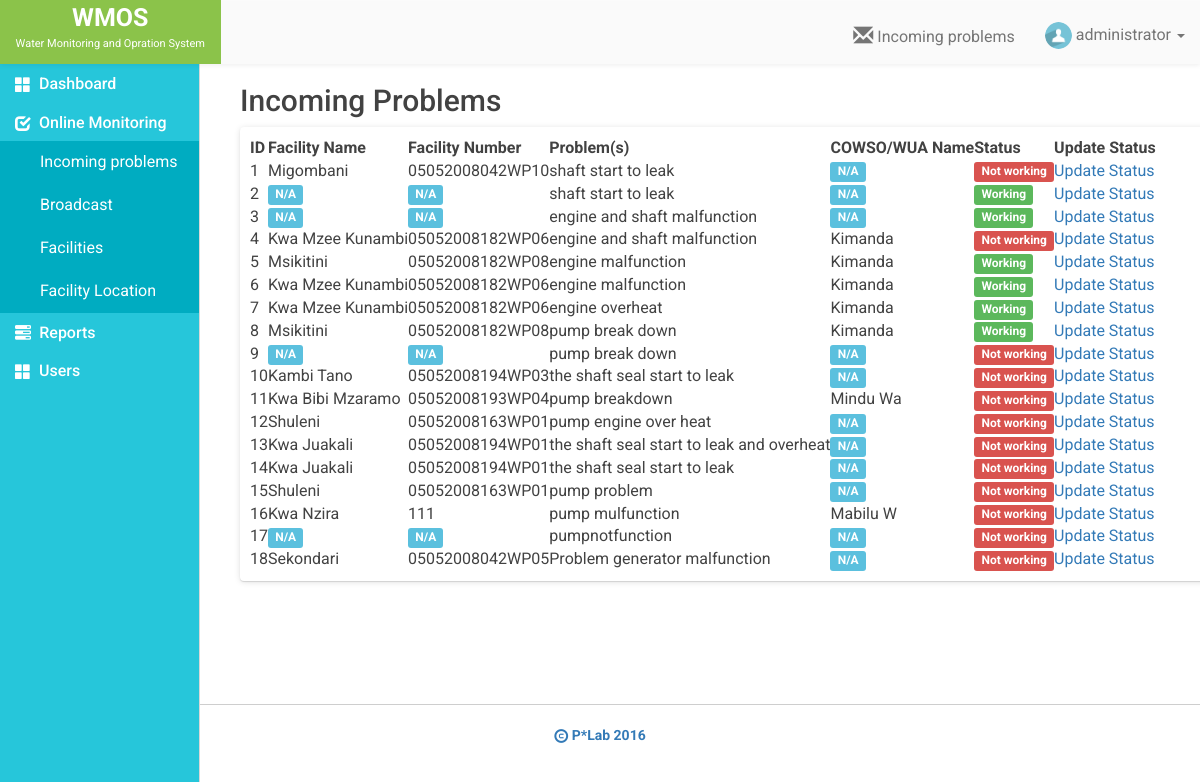
Before: /problems.php (signed in) with the older database file.
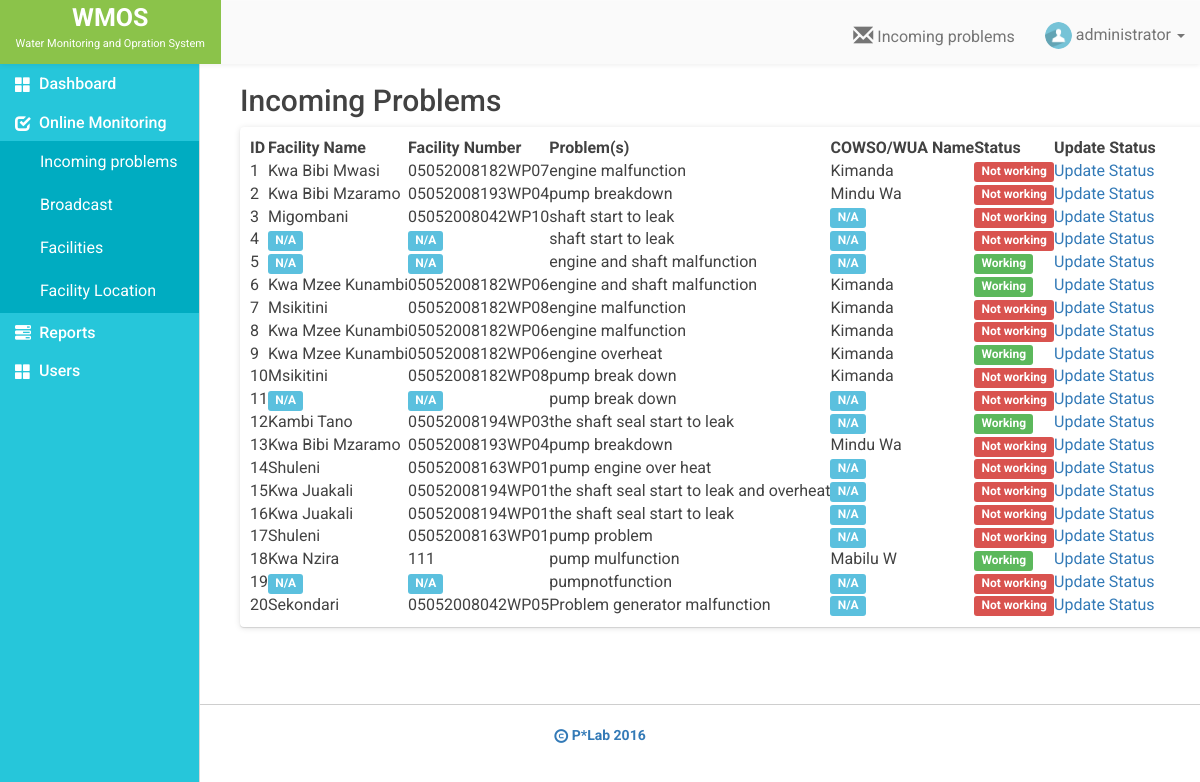
After: the same page with the newer database file.
### tables this page shows
CREATE TABLE `faci_problems` (
  `id` int(11) NOT NULL,
  `faci_name` varchar(100) NOT NULL,
  `faci_num` varchar(100) NOT NULL,
  `problems` text NOT NULL,
  `com_name` varchar(100) NOT NULL,
  `status` int(11) NOT NULL,
  `prob_date` timestamp NOT NULL DEFAULT CURRENT_TIMESTAMP
);

### problems.php (the view, shortened to what this page needs)
<?php
include 'database.php';
$new_sms = array();
$sql_notify = "UPDATE notification SET seen=1 WHERE seen=0";
mysqli_query($conn,$sql_notify) or die (mysqli_error());
$sql = "SELECT * FROM faci_problems ORDER BY id DESC";
$result = mysqli_query($conn,$sql) or die (mysqli_error());
$data = false;
while ($row = mysqli_fetch_assoc($result)) {
	$data[] = array(
					'faci_name' 	=> $row['faci_name'],
					'faci_num' 		=> $row['faci_num'],
					'com_name' 		=> $row['com_name'],
					'problems' 		=> $row['problems'],
					'status' 		=> $row['status'],
					'id' 			=> $row['id'],
				);
}
 ?>
<!DOCTYPE html>
<html>
<head>
	<?php include "includes/_csslinks.php"; ?>
</head>
<body>
	<?php include 'includes/_header.php'; ?>
	<div class= "container-fluid">
		<div class="row" id="page">
			<?php include "includes/_sidebar.php"; ?>
			<div class="col-md-10 content">
				<div class=" page-title">
				<h2 class="page-tite">Incoming Problems</h2>
				</div>
				<div class="row">
					<div class="col-md-12">
						<div class="white-data-table">
							<div class="table-responsive">
								<table class="hover row-border compact" id="sms-table">
				                    <thead>
			                            <tr>
			                                <th>ID</th>
			                                <th>Facility Name</th>
			                                <th>Facility Number</th>
			                                <th>Problem(s)</th>
			                                <th>COWSO/WUA Name</th>
			                                <th>Status</th>
			                                <?php echo $_SESSION['role'] == 'user' ? '<th class="hidden">':'<th>' ?>
			                                Update Status</th>
			                            </tr>
			                        </thead>
			                        <tbody>
			                        	<?php
			                        		$i = 1;
			                        		if ($data):
				                        		foreach ($data as $key => $value):
			                        	 ?>
				                            <tr <?php echo in_array($value['id'], $new_sms)? "class='new-sms'" : ""; ?>>
				                                <td><?php echo $i ?>
				                                </td>
				                                <td><?php echo $value['faci_name'] == ''? '<span class="label label-info">N/A</span>': $value['faci_name'] ?></td>
				                                <td><?php echo $value['faci_num'] == ''? '<span class="label label-info">N/A</span>': $value['faci_num'] ?></td>
				                                <td><?php echo $value['problems'] ?></td>
				                                <td><?php echo $value['com_name'] == ''? '<span class="label label-info">N/A</span>': $value['com_name'] ?></td>
				                                <td><?php echo $value['status'] == 0 ? ' <span class="label label-danger">Not working</span>':'<span class="label label-success">Working</span>'; ?></td>
				                                <?php echo $_SESSION['role'] == 'user' ? '<td class="hidden">':'<td>' ?>
				                                <a href="edit_facility_status.php?id=<?php echo $value['faci_num'] ?>&prob_id= <?php echo $value['id'] ?>"> Update Status</a></td>
				                            </tr>
			                            <?php   $i++;
												endforeach;
				                           	endif;
			                             ?>
			                        </tbody>
			                    </table>
							</div>
						</div>
					</div>
				</div>
			</div>
		</div>
		 <?php include "includes/_footer.php"; ?>
	</div>
<?php include "includes/_jslinks.php"; ?>
</body>
</html>

### includes/_csslinks.php (shortened to what this page needs)
<link rel="stylesheet" type="text/css" href="styles/bootstrap/css/bootstrap.min.css">
<link rel="stylesheet" type="text/css" href="styles/bootstrap/css/bootstrap-theme.min.css">
<link rel="stylesheet" type="text/css" href="styles/majismain.css">
<link rel="stylesheet" type="text/css" href="https://cdn.datatables.net/s/dt/dt-1.10.10/datatables.min.css"/>

### includes/_header.php (shortened to what this page needs)
<nav class="navbar navbar-default navbar-fixed-top">
	<div class="container-fluid">
		<div class="navbar-header">
			<div class="row logo-box">
			<div class="logo-box-title">
				WMOS
			</div>
			<div class="logo-box-name">
				Water Monitoring and Opration System
			</div>
		</div>
		</div>
		<div id="navbar" class="navbar-collapse collapse">
			<ul class="nav navbar-nav navbar-right">
				<li>
					<a href="problems.php">
					<span class="glyphicon glyphicon-envelope"></span>
					<span class="notify-text">Incoming problems</span>
					</a>
				</li>
				<li class="dropdown">
					<a href="#" class="dropdown-toggle" data-toggle="dropdown" role="button" aria-haspopup="true" aria-expanded="false">
					<img class="profile-pic "src="styles/img/person-icon.png" width="27">
					<?php echo $_SESSION['username']; ?>
					<span class="caret"></span></a>
				</li>
			</ul>
		</div>
	</div>
</nav>

### includes/_sidebar.php (shortened to what this page needs)
<div class="col-md-2  sidebar" id="side-bar">
	<div class="panel-group" id="accordion" role="tablist" aria-multiselectable="true">
		<div class="panel panel-default">
			<div class="panel-heading" role="tab" id="headingOne">
				<h4 class="panel-title">
					<a role="button" data-toggle="collapse" data-parent="#accordion" href="#x" aria-expanded="false" aria-controls="x">
					<span class="glyphicon glyphicon-th-large"> </span>&nbsp;&nbsp;<a href="index.php">Dashboard</a>
				</a>
				</h4>
			</div>
		</div>
		<div class="panel panel-default">
			<div class="panel-heading" role="tab" id="headingOne">
				<h4 class="panel-title">
					<a role="button" data-toggle="collapse" data-parent="#accordion" href="#collapseOne" aria-expanded="false" aria-controls="collapseOne">
						<span class="glyphicon glyphicon-check"></span>&nbsp;&nbsp;Online Monitoring
					</a>
				</h4>
			</div>
			<div id="collapseOne" class="panel-collapse collapse" role="tabpanel" aria-labelledby="headingOne">
				<div class="panel-body side-bar-body">
					<ul>
						<a href="problems.php">
							<li>Incoming problems</li>
						</a>
						<a href="broadcast.php">
							<li>Broadcast</li>
						</a>
						<a href="facilities.php">
							<li>Facilities</li>
						</a>
						<a href="gps.php">
							<li>Facility Location</li>
						</a>
					</ul>
				</div>
			</div>
		</div>
		<div class="panel panel-default">
			<div class="panel-heading" role="tab" id="headingTwo">
				<h4 class="panel-title">
					<a class="collapsed" role="button" data-toggle="collapse" data-parent="#accordion" href="#collapseTwo" aria-expanded="true" aria-controls="collapseTwo">
						<span class="glyphicon glyphicon-tasks"></span>&nbsp;&nbsp;Reports
					</a>
				</h4>
			</div>
		</div>
		<div class="panel panel-default">
			<div class="panel-heading" role="tab" id="headingOne">
				<h4 class="panel-title">
					<a role="button" data-toggle="collapse" data-parent="#accordion" href="#x" aria-expanded="false" aria-controls="x">
					<span class="glyphicon glyphicon-th-large"> </span>&nbsp;&nbsp;<a href="users.php">Users</a>
				</a>
				</h4>
			</div>
		</div>
	</div>
</div>

### includes/_footer.php
<div class="row">
    <footer>
    	<div class="copyright">
			<span class="glyphicon glyphicon-copyright-mark"> </span>
			P*Lab 2016
		</div>
	</footer>
</div>

### includes/_jslinks.php (shortened to what this page needs)
<link rel="stylesheet" href="//code.jquery.com/ui/1.11.4/themes/smoothness/jquery-ui.css">

### styles/majismain.css (style rules this page uses)
body { font-family: 'Roboto', sans-serif; font-size: 16px; color: #424242; }
.logo-box { background-color: #8BC34A; height: 64px; width: 123%; padding: 0px 10px 0px 10px; }
.logo-box-title { color: #fff; font-weight: bold; font-size: 25px; text-align: center; }
.logo-box-name { color: #fff; font-size: 11px; text-align: center; }
.navbar { min-height: 64px; border: none; }
.navbar-default { background-image: none; background-color: #FAFAFA; border-radius: 0px; }
.navbar-default .navbar-nav>li>a { color: #757575; padding-top: 22px; }
.navbar-default .navbar-nav .glyphicon { font-size: 20px; }
.navbar-default .navbar-nav .glyphicon-envelope { z-index: -1; }
.sidebar { display: none; }
@media (min-width: 768px) { .sidebar { background-color:#26c6da; padding-left: 0px; padding-right: 0px; border-right: 1px solid #d8d7d7; height: 120vh; overflow: hidden; display: block; z-index: 1000; position: fixed; } }
@media (min-width: 768px) { .side-bar-body li { padding-top: 10px; padding-bottom: 10px; list-style: none; color: #fff; padding-left: 40px; background-color: #00acc1; } }
@media (min-width: 768px) { #side-bar .glyphicon { color: #fff; } }
@media (min-width: 768px) { .side-bar-body ul { padding-left: 0px; margin-bottom: 0px; } }
@media (min-width: 768px) { #side-bar .panel-body { padding-top: 0px; padding-left: 0px; padding-right: 0px; padding-bottom: 0px; } }
@media (min-width: 768px) { .panel-group .panel-heading+.panel-collapse>.list-group, .panel-group .panel-heading+.panel-collapse>.panel-body { border-top: transparent; } }
@media (min-width: 768px) { #side-bar .panel { border-radius: 0px; margin-top: 0px; border:none; box-shadow: none; -webkit-box-shadow:none; } }
@media (min-width: 768px) { #side-bar .panel-title a { color: #fff; text-decoration: none; } }
@media (min-width: 768px) { #side-bar .panel-default { border-radius: 0px; margin-top: 0px; border-color: transparent; } }
@media (min-width: 768px) { #side-bar .panel-heading { background-color: #26c6da; background-image: none; border-radius: 0px; border-bottom: none; } }
@media (min-width: 768px) { .page-title { text-align:unset !important; } }
@media (min-width: 768px) { .content { margin-left: 225px !important; } }
.content { margin-left: 0px; }
#page { min-height: 80vh; margin-top: 64px; padding-bottom: 20px; }
.page-title { font-size: 30px; text-align: center; }
.sidebar ul { padding: 0px; }
.white-data-table { background-color: #fff; padding: 10px; box-shadow: 0 1px 6px 0 rgba(0, 0, 0, 0.12), 0px 1px 1px 0 rgba(0, 0, 0, 0.12) !important; border-radius: 4px; }
footer { height: 50px; border-top: solid 1px #cecece; }
.copyright { padding-top: 20px; text-align: center; color: #337ab7; font-weight: bold; font-size: 14px; }
.profile-pic { border-radius: 50%; }
.glyphicon { top: 3px; }

Changed rows visible on the page:
added faci_problems: faci_name "Kwa Bibi Mwasi", faci_num "05052008182WP07", problems "engine malfunction", com_name "Kimanda", status "Not working"
added faci_problems: faci_name "Kwa Bibi Mzaramo", faci_num "05052008193WP04", problems "pump breakdown", com_name "Mindu Wa", status "Not working"
changed faci_problems (number 4 of 20 on the later page): status "Working" → "Not working"
changed faci_problems (number 6 of 20 on the later page): status "Not working" → "Working"
changed faci_problems (number 7 of 20 on the later page): status "Working" → "Not working"
changed faci_problems (number 8 of 20 on the later page): status "Working" → "Not working"
changed faci_problems (number 10 of 20 on the later page): status "Working" → "Not working"
changed faci_problems "Kambi Tano": status "Not working" → "Working"
changed faci_problems "Kwa Nzira": status "Not working" → "Working"
